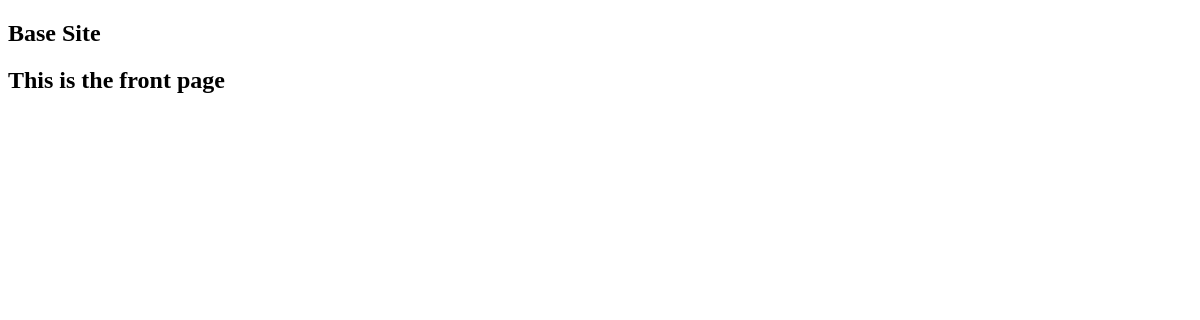
The app's page /, older data.
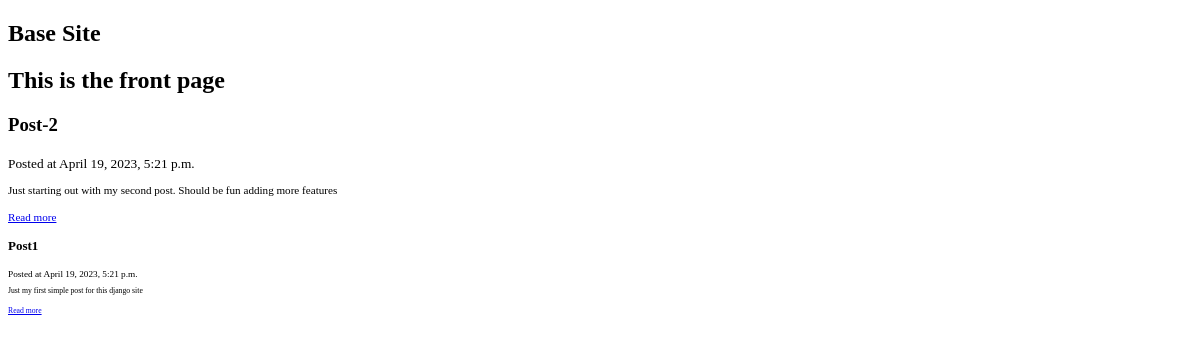
The same page, newer data.
### blog/models.py (models this page shows)
class Post(models.Model):
    title = models.CharField(max_length=255)
    slug = models.SlugField()
    intro = models.TextField()
    body = models.TextField()
    date_added = models.DateTimeField(auto_now_add=True)
    class Meta:
        ordering = ['-date_added']

### blog/views.py (the view)
# urls.py: path('', frontpage, name='frontpage'),
def frontpage(request):
    posts = Post.objects.all()
    return render(request, 'blog/frontpage.html', {'posts': posts})

### blog/templates/blog/frontpage.html
{% extends 'blog/base.html' %}
{% block content%}
<h2>This is the front page</h2>
{% for post in posts%}
<div class="post block">
    <h3>{{post.title}}</h3>
    <small>Posted at {{post.date_added}}<small>
        <p>{{post.intro}}</p>
        <a href="{% url 'post_detail' post.slug %}">Read more</a>
    </div>
{%endfor %}
{%endblock%}

### blog/templates/blog/base.html (shortened to what this page needs)
<!DOCTYPE html>
<html>
<head>
</head>
<body>
<h2>Base Site</h2>
{% block content %}
{% endblock %}
</body>
</html>

Row changes from the older to the newer data that the page shows:
added Post: title "Post-2", date_added "April 19, 2023, 5:21 p.m.", intro "Just starting out with my second post. Should be fun adding more features"
added Post: title "Post1", date_added "April 19, 2023, 5:21 p.m.", intro "Just my first simple post for this django site"
